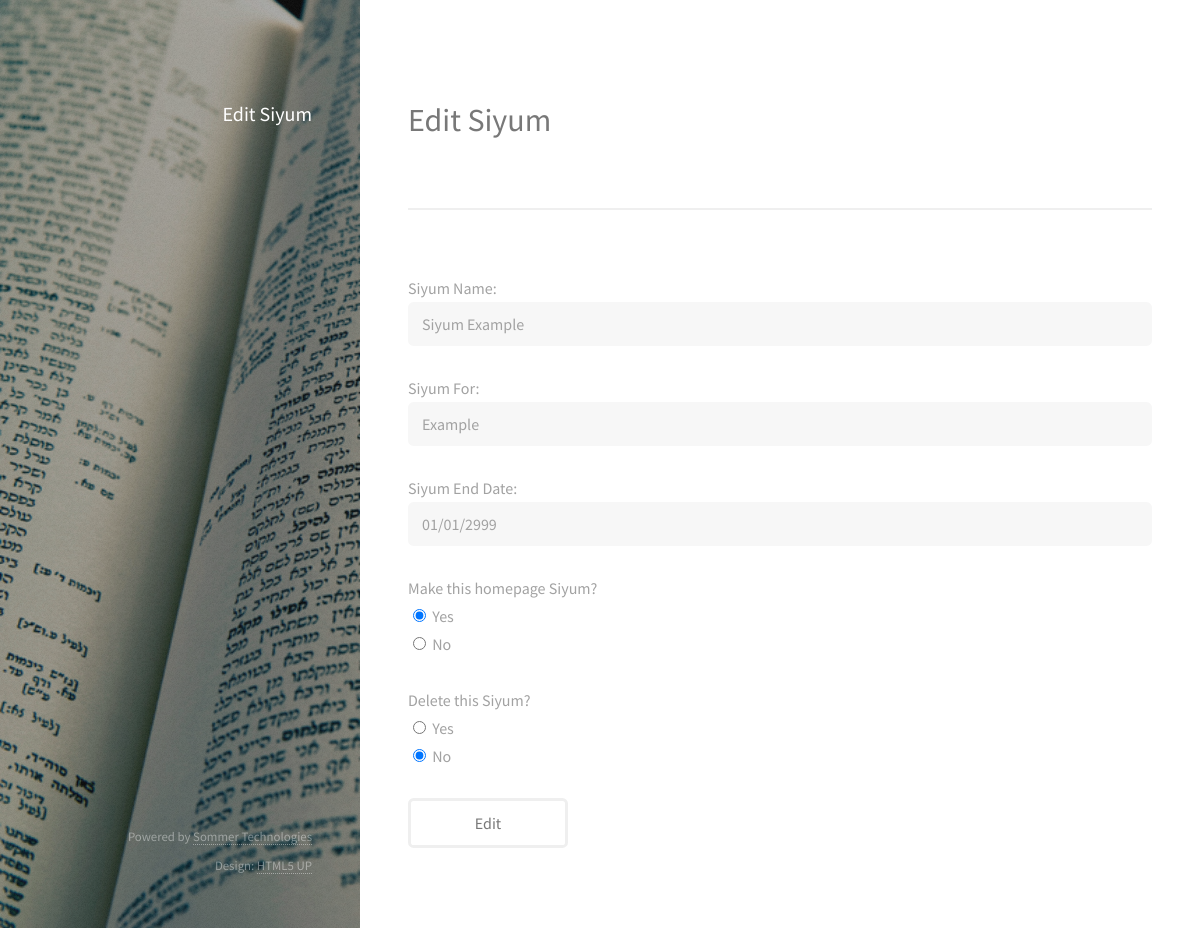
Page /editSiyum.php?siyum=1 (signed in) on the committed database.
### tables this page shows
CREATE TABLE `siyums` (
  `SiyumID` int(9) NOT NULL,
  `siyumName` varchar(180) NOT NULL,
  `siyumType` varchar(180) NOT NULL,
  `siyumFor` varchar(180) NOT NULL,
  `siyumEndDate` varchar(140) NOT NULL
);

### editSiyum.php (the view, shortened to what this page needs)
<?php
require 'functions.php';
?>
<!DOCTYPE HTML>
<html>
    <head>
        <link rel="stylesheet" href="assets/css/main.css" />
    </head>
    <body id="top">
        <header id="header">
            <div class="inner">
                <h1><strong>Edit Siyum</strong></h1>
            </div>
        </header>
        <div id="main">
            <section id="one">
                <header class="major">
                    <h2>Edit Siyum</h2>
                </header>
            </section>
            <section id="two">
                <form action="register.php" method="POST">
                    <?php
                        $sql = "SELECT * FROM `siyums` WHERE `SiyumID` = " . safesql($_GET['siyum']);
                        $stm = $con->prepare($sql);
                        $stm->execute();
                        $records = $stm->fetchAll();
                        foreach ($records as $row) {
                            echo "Siyum Name: <input type='text' name='siyumName' value='" . $row['siyumName'] . "'><br />";
                            echo "Siyum For: <input type='text' name='siyumFor' value='" . $row['siyumFor'] . "'><br />";
                            echo "Siyum End Date: <input type='text' name='siyumEndDate' value='" . $row['siyumEndDate'] . "'><br />";
                            echo "Make this homepage Siyum?<br />";
                                if(getHomepageID() == $_GET['siyum']){
                                    echo '<input type="radio" name="homepage" value="Yes" checked="checked"> Yes<br>
                                            <input type="radio" name="homepage" value="No"> No<br>';
                                } else {
                                    echo '<input type="radio" name="homepage" value="Yes"> Yes<br>
                                            <input type="radio" name="homepage" value="No" checked="checked"> No<br>';
                                }
                        }
                        echo "<br /> Delete this Siyum? <br />
                                <input type='radio' name='delete' value='true'> Yes <br />
                                <input type='radio' name='delete' value='false' checked='checked'> No <br /><br />";
                    ?>
                    <input type="submit" name="submit" value="Edit">
                </form>
            </section>
        <footer id="footer">
            <div class="inner">
                <ul class="copyright">
                </ul>
            </div>
        </footer>
    </body>
</html>

### rows in the picture
siyums: siyumName "Siyum Example", siyumFor "Example", siyumEndDate "01/01/2999"
